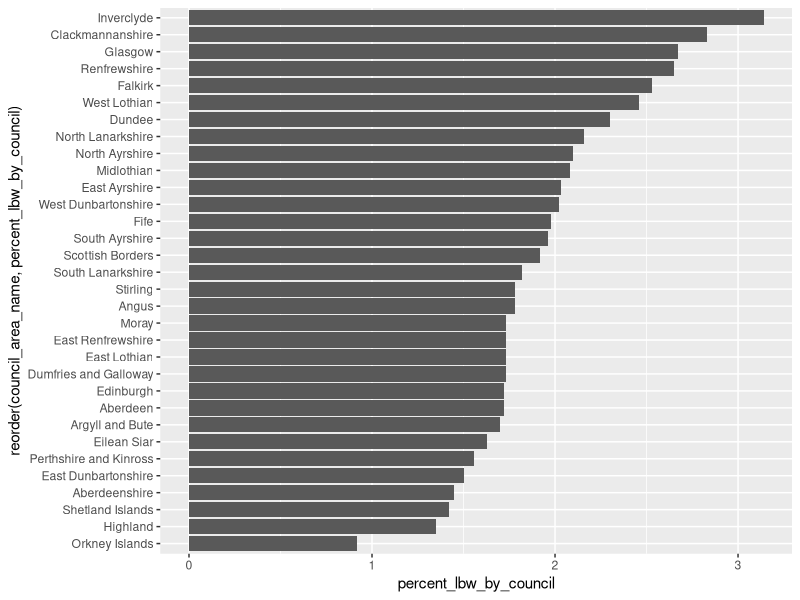
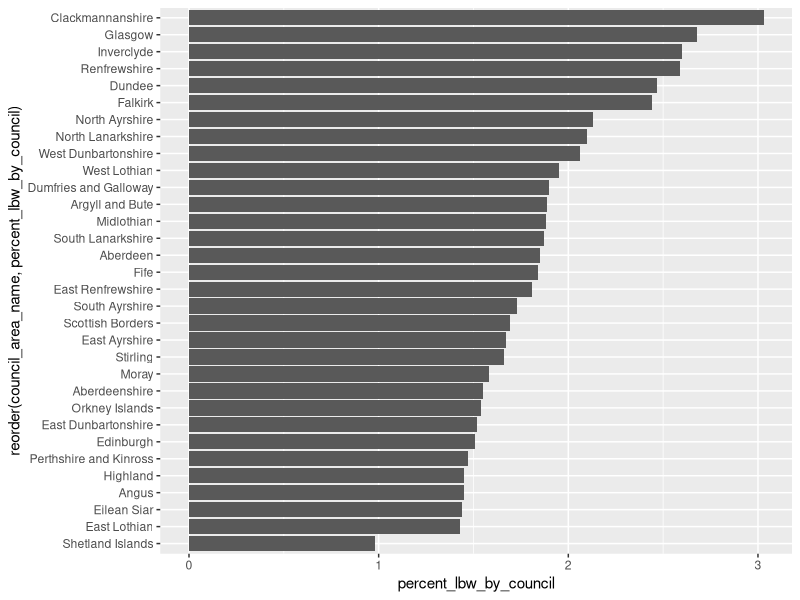
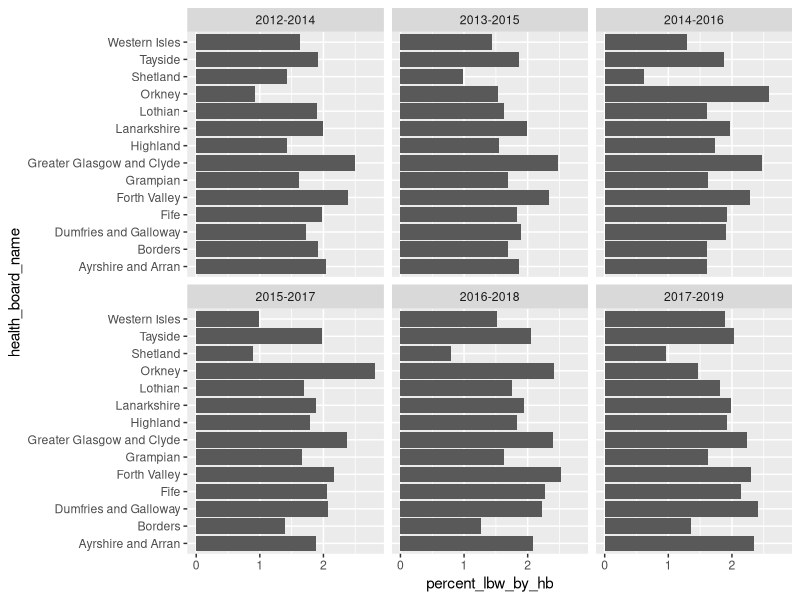
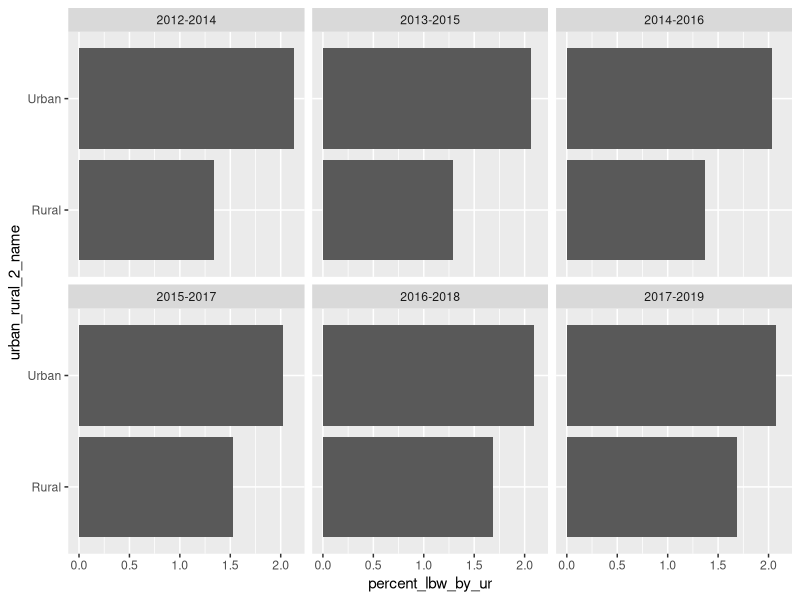
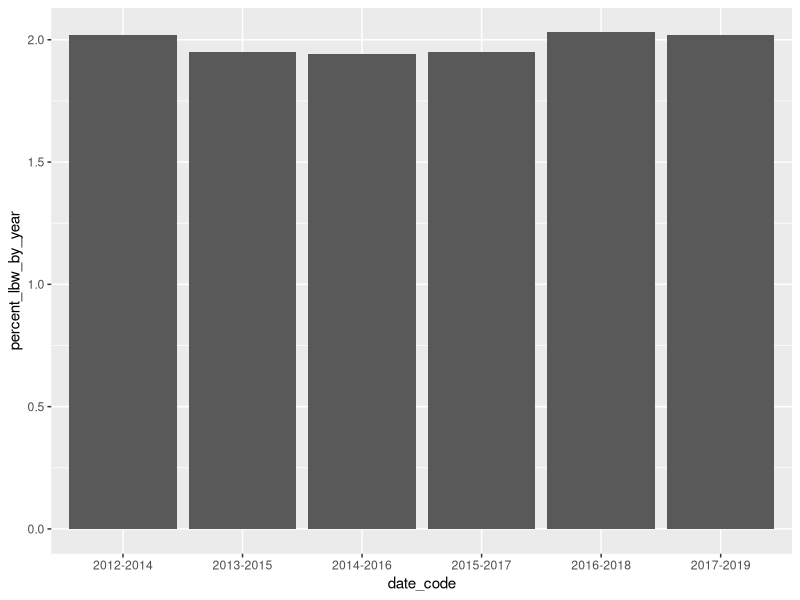
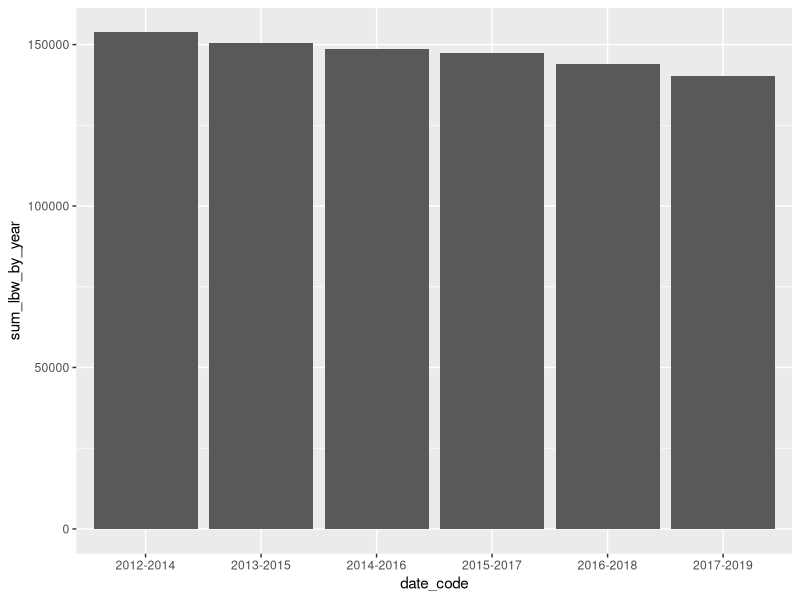

These figures' R source, in order:
library(tidyverse)

birth_weight <- read_csv("clean_data/birth_weight_summary.csv") 

# by council
birth_weight_council <- birth_weight %>% 
  group_by(date_code, council_area_name) %>% 
  summarise(percent_lbw_by_council = 
              round((100*(sum(low_weight_births) / sum(all_births))), 2))

birth_weight_council %>% 
  filter(date_code == "2012-2014") %>% 
  ggplot()+
  aes(x = reorder(council_area_name, percent_lbw_by_council), y = percent_lbw_by_council)+
  geom_col()+
  coord_flip()

birth_weight_council %>% 
  filter(date_code == "2013-2015") %>% 
  ggplot()+
  aes(x = reorder(council_area_name, percent_lbw_by_council), y = percent_lbw_by_council)+
  geom_col()+
  coord_flip()

# by healthboarda and year

birth_weight_hb <- birth_weight %>% 
  group_by(date_code, health_board_name) %>% 
  summarise(percent_lbw_by_hb = 
              round((100*(sum(low_weight_births) / sum(all_births))), 2))

birth_weight_hb %>% 
  #filter(date_code == "2012-2014") %>% 
  ggplot()+
  aes(x = health_board_name, y = percent_lbw_by_hb)+
  geom_col()+
  facet_wrap(~date_code)+
  coord_flip()

# the gap between the percentage of low weight births in rural areas increased over the period
birth_weight_ur <- birth_weight %>% 
  group_by(date_code, urban_rural_2_name) %>% 
  summarise(percent_lbw_by_ur = 
              round((100*(sum(low_weight_births) / sum(all_births))), 2))

birth_weight_ur %>% 
  #filter(date_code == "2012-2014") %>% 
  ggplot()+
  aes(x = urban_rural_2_name, y = percent_lbw_by_ur)+
  geom_col()+
  facet_wrap(~date_code)+
  coord_flip()

# the percentage of low weight birthshas not significantly cahanged over the years in Scotland
birth_weight_year <- birth_weight %>% 
  group_by(date_code) %>% 
  summarise(percent_lbw_by_year = 
              round((100*(sum(low_weight_births) / sum(all_births))), 2))

birth_weight_year %>% 
  #filter(date_code == "2012-2014") %>% 
  ggplot()+
  aes(x = date_code, y = percent_lbw_by_year)+
  geom_col()

# overall less babies born in Scotland
birth_weight_year <- birth_weight %>% 
  group_by(date_code) %>% 
  summarise(sum_lbw_by_year = sum(all_births))

birth_weight_year %>% 
  #filter(date_code == "2012-2014") %>% 
  ggplot()+
  aes(x = date_code, y = sum_lbw_by_year)+
  geom_col()
